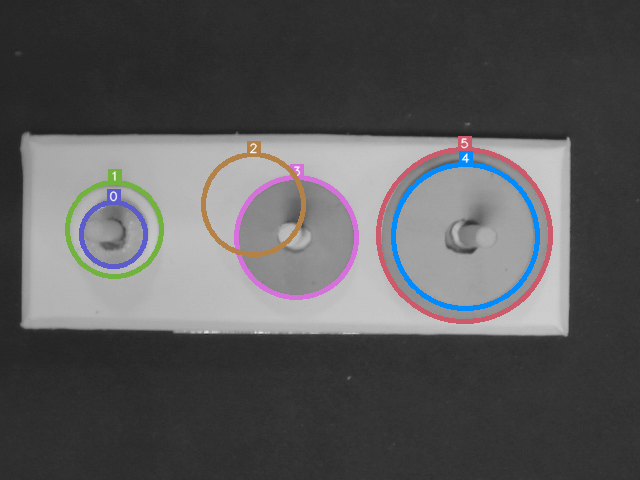
#> input picture proyecto/nodes_files/imagenes_test/detection_0.png, 640 x 480 px
$ python -i piece_detection.py   (imports and definitions only)
#> lines starting #> are read from the running program, lines starting #| are printed output that depends on the picture; after the words box and inside, x2 and y2 are one past the last pixel; in counts of white or black regions, pixels touching at a corner belong together
#> further down, picture is the input picture: shape (480, 640, 3); mean B, G, R 90.1, 89, 89.5
import cv2
import cv2.aruco as aruco
import numpy as np
import pickle
from numpy import arctan, argmin
from math import pi

class PieceDetection:
    def __init__(self, calibration_file='calibration.pkl'):
        self.calibration_file = calibration_file

    # [60 lines left out: functions correct_image, pixel_to_distance, not called in this run]

    def get_piece_contours(self, img):
        """
        Obtiene los contornos de las piezas detectadas en la imagen calibrada.

        Args:
            img: Imagen menconada.

        Returns:
            pieces_contours: Lista de contornos detectados.
        """

        # Pasar de formato BGR a Lab.
        img_lab = cv2.cvtColor(img, cv2.COLOR_BGR2Lab)
#> img_lab: shape (480, 640, 3); mean of channels 0, 1, 2 93.9, 128.8, 127.7

        blur = cv2.GaussianBlur(img_lab, (5, 5), 0)
#> blur: shape (480, 640, 3); mean of channels 0, 1, 2 93.9, 128.8, 127.7

        # Definir umbrales para el espacio Lab.
        # Los valores se han ajustado para detectar piezas y reducir sombras.
        bajo = np.array([0, 60, 110])
        alto = np.array([190, 145, 145]) # antes 180

        # Crear máscara basada en los umbrales.
        mascara_prueba = cv2.inRange(blur, bajo, alto)
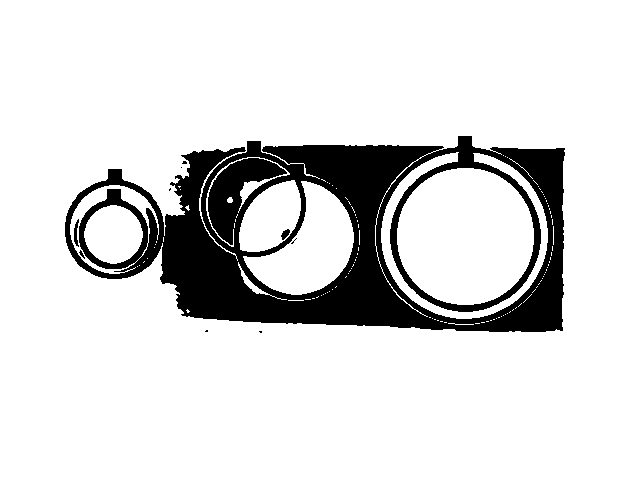
#> mascara_prueba: shape (480, 640); 85.8% white; 10 black regions (6 under 20 px), largest, box (x1, y1, x2, y2) and area: (65, 136, 565, 332) 43313, (74, 219, 79, 247) 78, (281, 229, 290, 240) 57, (79, 250, 85, 259) 20

        # Convertir la máscara a escala de grises.
        img_gray = cv2.cvtColor(cv2.merge([mascara_prueba] * 3), cv2.COLOR_BGR2GRAY)

        # Aplicar suavizado para eliminar ruido.
        #blur = cv2.GaussianBlur(img_gray, (5, 5), 0)

        # Detectar bordes con Canny.
        mask_canny = cv2.Canny(img_gray, 50, 140)
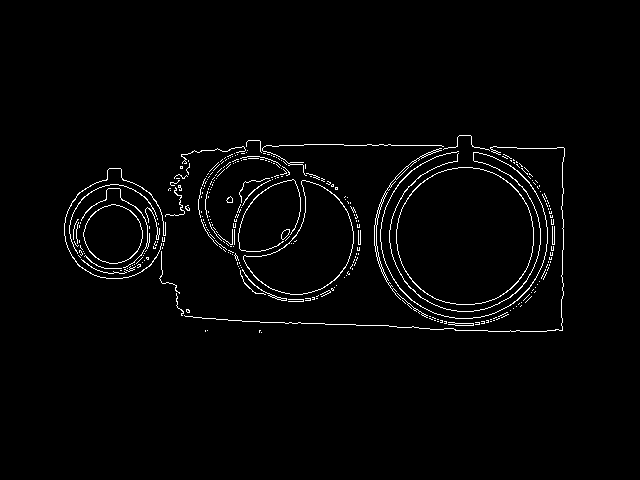
#> mask_canny: shape (480, 640); 2.1% white in thin lines or dots, all inside (x1, y1, x2, y2) = (64, 135, 565, 333)
        cv2.imshow('Canny', mask_canny)

        # Dilatación + erosión para cerrar pequeños huecos en los bordes detectados.
        kernel = np.ones((9, 9), np.uint8)
        bordes_cerrados = cv2.morphologyEx(mask_canny, cv2.MORPH_CLOSE, kernel)
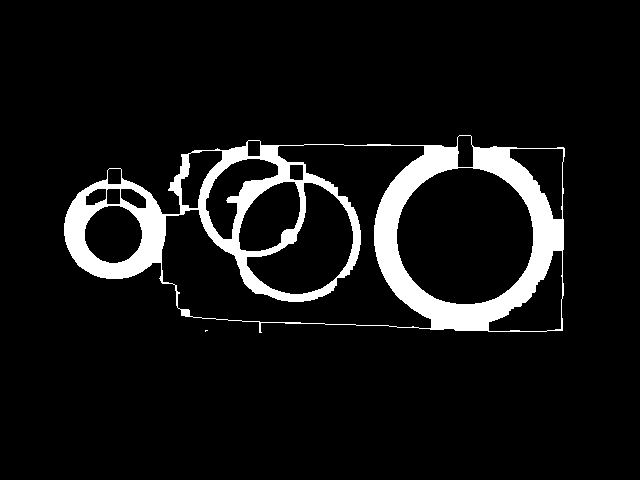
#> bordes_cerrados: shape (480, 640); 7.9% white; 2 white regions (1 under 20 px)

        # Búsqueda de contornos.
        contours, hierarchy = cv2.findContours(bordes_cerrados, cv2.RETR_EXTERNAL, cv2.CHAIN_APPROX_SIMPLE)
#> contours = 2 contours, 1 with area under 20; largest, box (x1, y1, x2, y2) and area: (64, 135, 565, 333) 78176

        # Vamos a filtrar por tamaño de contornos para no considerar el ArUco ni
        # ninguna otra cosa que no sean piezas.
        pieces_contours = []

        for i in range(len(contours)):
            area = cv2.contourArea(contours[i])
            print(area)
            min_area_piece = 1300
            max_area = 15000

            if (area > min_area_piece) and (area < max_area):
                # Tenemos en cuenta el hierarchy para quedarnos con el contorno externo
                # de cada pieza, que es el que nos interesa para que el robot la recoja.
                if hierarchy[0][i][3] == -1:
                    pieces_contours.append(contours[i])
#> this loop made 2 passes
#> (area, min_area_piece, max_area) on pass 2: (78176, 1300, 15000)
#| 0.5
#| 78176.0
#> after the loop, pieces_contours = []

        print('### Detección de piezas:')
        print(f'Se han detectado {len(pieces_contours)} piezas.\n')
#| Se han detectado 0 piezas.

        black_background = np.zeros_like(mask_canny)

# Dibujar los contornos en el fondo negro
        cv2.drawContours(black_background, pieces_contours, -1, (255, 255, 0), 2)  # Color verde y grosor 2
#> black_background: shape (480, 640); every value is 0
        cv2.imshow('Contornos de las piezas', black_background)
        return pieces_contours

    # [415 lines left out: functions PolygonDetection, get_order, get_data, get_context, get_piece_borders, plot_results and 3 more, not called in this run]

>>> import cv2
>>> picture = cv2.imread('../../../../proyecto/nodes_files/imagenes_test/detection_0.png')
>>> result = PieceDetection().get_piece_contours(picture)
#> result = []
